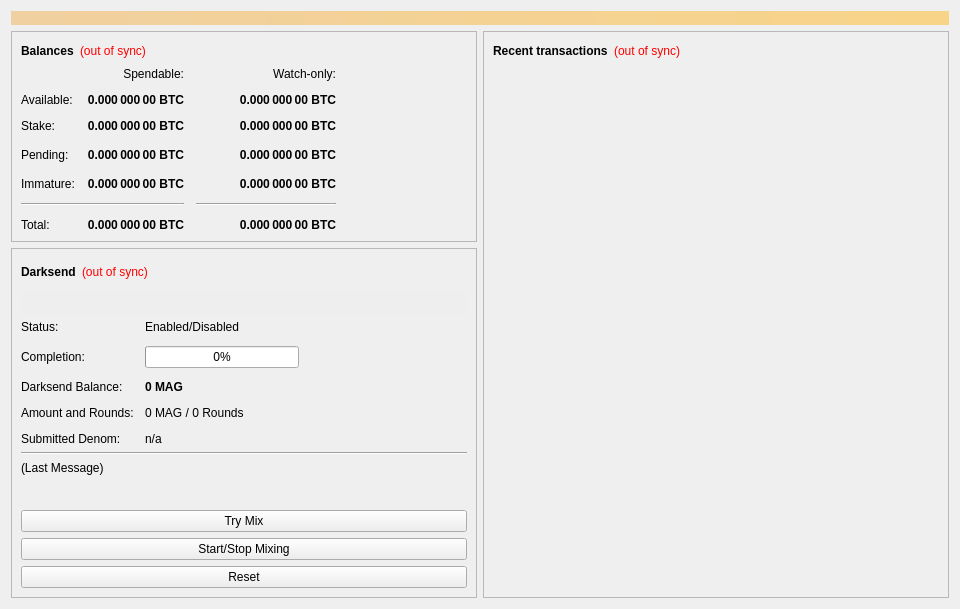
<?xml version="1.0" encoding="UTF-8"?>
<ui version="4.0">
 <class>OverviewPage</class>
 <widget class="QWidget" name="OverviewPage">
  <property name="geometry">
   <rect>
    <x>0</x>
    <y>0</y>
    <width>960</width>
    <height>594</height>
   </rect>
  </property>
  <property name="minimumSize">
   <size>
    <width>960</width>
    <height>0</height>
   </size>
  </property>
  <property name="windowTitle">
   <string>Form</string>
  </property>
  <layout class="QVBoxLayout" name="topLayout">
   <item>
    <widget class="QLabel" name="labelAlerts">
     <property name="visible">
      <bool>false</bool>
     </property>
     <property name="styleSheet">
      <string notr="true">background-color: qlineargradient(x1: 0, y1: 0, x2: 1, y2: 0, stop:0 #F0D0A0, stop:1 #F8D488); color:#000000;</string>
     </property>
     <property name="wordWrap">
      <bool>true</bool>
     </property>
     <property name="margin">
      <number>3</number>
     </property>
    </widget>
   </item>
   <item>
    <layout class="QHBoxLayout" name="horizontalLayout" stretch="1,1">
     <item>
      <layout class="QVBoxLayout" name="verticalLayout_2">
       <item>
        <widget class="QFrame" name="frame">
         <property name="frameShape">
          <enum>QFrame::StyledPanel</enum>
         </property>
         <property name="frameShadow">
          <enum>QFrame::Raised</enum>
         </property>
         <layout class="QVBoxLayout" name="verticalLayout_4">
          <item>
           <layout class="QHBoxLayout" name="horizontalLayout_4">
            <item>
             <widget class="QLabel" name="label_5">
              <property name="font">
               <font>
                <weight>75</weight>
                <bold>true</bold>
               </font>
              </property>
              <property name="text">
               <string>Balances</string>
              </property>
             </widget>
            </item>
            <item>
             <widget class="QLabel" name="labelWalletStatus">
              <property name="cursor">
               <cursorShape>WhatsThisCursor</cursorShape>
              </property>
              <property name="toolTip">
               <string>The displayed information may be out of date. Your wallet automatically synchronizes with the Magnet network after a connection is established, but this process has not completed yet.</string>
              </property>
              <property name="styleSheet">
               <string notr="true">QLabel { color: red; }</string>
              </property>
              <property name="text">
               <string notr="true">(out of sync)</string>
              </property>
              <property name="alignment">
               <set>Qt::AlignLeading|Qt::AlignLeft|Qt::AlignVCenter</set>
              </property>
             </widget>
            </item>
            <item>
             <spacer name="horizontalSpacer_3">
              <property name="orientation">
               <enum>Qt::Horizontal</enum>
              </property>
              <property name="sizeHint" stdset="0">
               <size>
                <width>40</width>
                <height>20</height>
               </size>
              </property>
             </spacer>
            </item>
           </layout>
          </item>
          <item>
           <layout class="QGridLayout" name="gridLayout">
            <property name="spacing">
             <number>12</number>
            </property>
            <item row="3" column="2">
             <widget class="QLabel" name="labelWatchPending">
              <property name="font">
               <font>
                <weight>75</weight>
                <bold>true</bold>
               </font>
              </property>
              <property name="cursor">
               <cursorShape>IBeamCursor</cursorShape>
              </property>
              <property name="toolTip">
               <string>Unconfirmed transactions to watch-only addresses</string>
              </property>
              <property name="text">
               <string notr="true">0.000 000 00 BTC</string>
              </property>
              <property name="alignment">
               <set>Qt::AlignRight|Qt::AlignTrailing|Qt::AlignVCenter</set>
              </property>
              <property name="textInteractionFlags">
               <set>Qt::LinksAccessibleByMouse|Qt::TextSelectableByKeyboard|Qt::TextSelectableByMouse</set>
              </property>
             </widget>
            </item>
            <item row="3" column="1">
             <widget class="QLabel" name="labelUnconfirmed">
              <property name="font">
               <font>
                <weight>75</weight>
                <bold>true</bold>
               </font>
              </property>
              <property name="cursor">
               <cursorShape>IBeamCursor</cursorShape>
              </property>
              <property name="toolTip">
               <string>Total of transactions that have yet to be confirmed, and do not yet count toward the spendable balance</string>
              </property>
              <property name="text">
               <string notr="true">0.000 000 00 BTC</string>
              </property>
              <property name="alignment">
               <set>Qt::AlignRight|Qt::AlignTrailing|Qt::AlignVCenter</set>
              </property>
              <property name="textInteractionFlags">
               <set>Qt::LinksAccessibleByMouse|Qt::TextSelectableByKeyboard|Qt::TextSelectableByMouse</set>
              </property>
             </widget>
            </item>
            <item row="4" column="2">
             <widget class="QLabel" name="labelWatchImmature">
              <property name="font">
               <font>
                <weight>75</weight>
                <bold>true</bold>
               </font>
              </property>
              <property name="cursor">
               <cursorShape>IBeamCursor</cursorShape>
              </property>
              <property name="toolTip">
               <string>Mined balance in watch-only addresses that has not yet matured</string>
              </property>
              <property name="text">
               <string notr="true">0.000 000 00 BTC</string>
              </property>
              <property name="alignment">
               <set>Qt::AlignRight|Qt::AlignTrailing|Qt::AlignVCenter</set>
              </property>
              <property name="textInteractionFlags">
               <set>Qt::LinksAccessibleByMouse|Qt::TextSelectableByKeyboard|Qt::TextSelectableByMouse</set>
              </property>
             </widget>
            </item>
            <item row="5" column="0" colspan="2">
             <widget class="Line" name="lineSpendableBalance">
              <property name="orientation">
               <enum>Qt::Horizontal</enum>
              </property>
             </widget>
            </item>
            <item row="5" column="2">
             <widget class="Line" name="lineWatchBalance">
              <property name="sizePolicy">
               <sizepolicy hsizetype="Preferred" vsizetype="Fixed">
                <horstretch>0</horstretch>
                <verstretch>0</verstretch>
               </sizepolicy>
              </property>
              <property name="minimumSize">
               <size>
                <width>140</width>
                <height>0</height>
               </size>
              </property>
              <property name="orientation">
               <enum>Qt::Horizontal</enum>
              </property>
             </widget>
            </item>
            <item row="6" column="0">
             <widget class="QLabel" name="labelTotalText">
              <property name="text">
               <string>Total:</string>
              </property>
             </widget>
            </item>
            <item row="4" column="1">
             <widget class="QLabel" name="labelImmature">
              <property name="font">
               <font>
                <weight>75</weight>
                <bold>true</bold>
               </font>
              </property>
              <property name="cursor">
               <cursorShape>IBeamCursor</cursorShape>
              </property>
              <property name="toolTip">
               <string>Mined balance that has not yet matured</string>
              </property>
              <property name="text">
               <string notr="true">0.000 000 00 BTC</string>
              </property>
              <property name="alignment">
               <set>Qt::AlignRight|Qt::AlignTrailing|Qt::AlignVCenter</set>
              </property>
              <property name="textInteractionFlags">
               <set>Qt::LinksAccessibleByMouse|Qt::TextSelectableByKeyboard|Qt::TextSelectableByMouse</set>
              </property>
             </widget>
            </item>
            <item row="3" column="3">
             <spacer name="horizontalSpacer_2">
              <property name="orientation">
               <enum>Qt::Horizontal</enum>
              </property>
              <property name="sizeHint" stdset="0">
               <size>
                <width>40</width>
                <height>20</height>
               </size>
              </property>
             </spacer>
            </item>
            <item row="4" column="0">
             <widget class="QLabel" name="labelImmatureText">
              <property name="text">
               <string>Immature:</string>
              </property>
             </widget>
            </item>
            <item row="6" column="1">
             <widget class="QLabel" name="labelTotal">
              <property name="font">
               <font>
                <weight>75</weight>
                <bold>true</bold>
               </font>
              </property>
              <property name="cursor">
               <cursorShape>IBeamCursor</cursorShape>
              </property>
              <property name="toolTip">
               <string>Your current total balance</string>
              </property>
              <property name="text">
               <string notr="true">0.000 000 00 BTC</string>
              </property>
              <property name="alignment">
               <set>Qt::AlignRight|Qt::AlignTrailing|Qt::AlignVCenter</set>
              </property>
              <property name="textInteractionFlags">
               <set>Qt::LinksAccessibleByMouse|Qt::TextSelectableByKeyboard|Qt::TextSelectableByMouse</set>
              </property>
             </widget>
            </item>
            <item row="6" column="2">
             <widget class="QLabel" name="labelWatchTotal">
              <property name="font">
               <font>
                <weight>75</weight>
                <bold>true</bold>
               </font>
              </property>
              <property name="cursor">
               <cursorShape>IBeamCursor</cursorShape>
              </property>
              <property name="toolTip">
               <string>Current total balance in watch-only addresses</string>
              </property>
              <property name="text">
               <string notr="true">0.000 000 00 BTC</string>
              </property>
              <property name="alignment">
               <set>Qt::AlignRight|Qt::AlignTrailing|Qt::AlignVCenter</set>
              </property>
              <property name="textInteractionFlags">
               <set>Qt::LinksAccessibleByMouse|Qt::TextSelectableByKeyboard|Qt::TextSelectableByMouse</set>
              </property>
             </widget>
            </item>
            <item row="0" column="2">
             <widget class="QLabel" name="labelWatchonly">
              <property name="text">
               <string>Watch-only:</string>
              </property>
              <property name="alignment">
               <set>Qt::AlignRight|Qt::AlignTrailing|Qt::AlignVCenter</set>
              </property>
             </widget>
            </item>
            <item row="1" column="0">
             <widget class="QLabel" name="labelBalanceText">
              <property name="text">
               <string>Available:</string>
              </property>
             </widget>
            </item>
            <item row="1" column="1">
             <widget class="QLabel" name="labelBalance">
              <property name="font">
               <font>
                <weight>75</weight>
                <bold>true</bold>
               </font>
              </property>
              <property name="cursor">
               <cursorShape>IBeamCursor</cursorShape>
              </property>
              <property name="toolTip">
               <string>Your current spendable balance</string>
              </property>
              <property name="text">
               <string notr="true">0.000 000 00 BTC</string>
              </property>
              <property name="alignment">
               <set>Qt::AlignRight|Qt::AlignTrailing|Qt::AlignVCenter</set>
              </property>
              <property name="textInteractionFlags">
               <set>Qt::LinksAccessibleByMouse|Qt::TextSelectableByKeyboard|Qt::TextSelectableByMouse</set>
              </property>
             </widget>
            </item>
            <item row="2" column="0">
             <widget class="QLabel" name="label_10">
              <property name="text">
               <string>Stake:</string>
              </property>
             </widget>
            </item>
            <item row="2" column="1">
             <widget class="QLabel" name="labelStake">
              <property name="font">
               <font>
                <weight>75</weight>
                <bold>true</bold>
               </font>
              </property>
              <property name="cursor">
               <cursorShape>IBeamCursor</cursorShape>
              </property>
              <property name="toolTip">
               <string>Total of coins that was staked, and do not yet count toward the current balance</string>
              </property>
              <property name="text">
               <string notr="true">0.000 000 00 BTC</string>
              </property>
              <property name="alignment">
               <set>Qt::AlignRight|Qt::AlignTrailing|Qt::AlignVCenter</set>
              </property>
              <property name="textInteractionFlags">
               <set>Qt::LinksAccessibleByMouse|Qt::TextSelectableByKeyboard|Qt::TextSelectableByMouse</set>
              </property>
             </widget>
            </item>
            <item row="2" column="2">
             <widget class="QLabel" name="labelWatchStake">
              <property name="font">
               <font>
                <weight>75</weight>
                <bold>true</bold>
               </font>
              </property>
              <property name="cursor">
               <cursorShape>IBeamCursor</cursorShape>
              </property>
              <property name="toolTip">
               <string>Total of coins that was staked in watch-only addresses, and do not yet count toward the current watch-only balance</string>
              </property>
              <property name="text">
               <string notr="true">0.000 000 00 BTC</string>
              </property>
              <property name="alignment">
               <set>Qt::AlignRight|Qt::AlignTrailing|Qt::AlignVCenter</set>
              </property>
              <property name="textInteractionFlags">
               <set>Qt::LinksAccessibleByMouse|Qt::TextSelectableByKeyboard|Qt::TextSelectableByMouse</set>
              </property>
             </widget>
            </item>
            <item row="1" column="2">
             <widget class="QLabel" name="labelWatchAvailable">
              <property name="font">
               <font>
                <weight>75</weight>
                <bold>true</bold>
               </font>
              </property>
              <property name="cursor">
               <cursorShape>IBeamCursor</cursorShape>
              </property>
              <property name="toolTip">
               <string>Your current balance in watch-only addresses</string>
              </property>
              <property name="text">
               <string notr="true">0.000 000 00 BTC</string>
              </property>
              <property name="alignment">
               <set>Qt::AlignRight|Qt::AlignTrailing|Qt::AlignVCenter</set>
              </property>
              <property name="textInteractionFlags">
               <set>Qt::LinksAccessibleByMouse|Qt::TextSelectableByKeyboard|Qt::TextSelectableByMouse</set>
              </property>
             </widget>
            </item>
            <item row="3" column="0">
             <widget class="QLabel" name="labelPendingText">
              <property name="text">
               <string>Pending:</string>
              </property>
             </widget>
            </item>
            <item row="0" column="1">
             <widget class="QLabel" name="labelSpendable">
              <property name="text">
               <string>Spendable:</string>
              </property>
              <property name="alignment">
               <set>Qt::AlignRight|Qt::AlignTrailing|Qt::AlignVCenter</set>
              </property>
             </widget>
            </item>
           </layout>
          </item>
         </layout>
        </widget>
       </item>
       <item>
        <widget class="QFrame" name="frameDarksend">
         <property name="sizePolicy">
          <sizepolicy hsizetype="Expanding" vsizetype="Expanding">
           <horstretch>0</horstretch>
           <verstretch>0</verstretch>
          </sizepolicy>
         </property>
         <property name="minimumSize">
          <size>
           <width>0</width>
           <height>350</height>
          </size>
         </property>
         <property name="layoutDirection">
          <enum>Qt::LeftToRight</enum>
         </property>
         <property name="frameShape">
          <enum>QFrame::StyledPanel</enum>
         </property>
         <property name="frameShadow">
          <enum>QFrame::Raised</enum>
         </property>
         <layout class="QVBoxLayout" name="verticalLayout_5">
          <item>
           <layout class="QHBoxLayout" name="horizontalLayout_5">
            <item>
             <widget class="QLabel" name="label_2">
              <property name="font">
               <font>
                <weight>75</weight>
                <bold>true</bold>
               </font>
              </property>
              <property name="text">
               <string>Darksend</string>
              </property>
             </widget>
            </item>
            <item>
             <widget class="QLabel" name="labelDarksendSyncStatus">
              <property name="toolTip">
               <string>The displayed information may be out of date. Your wallet automatically synchronizes with the Magnet network after a connection is established, but this process has not completed yet.</string>
              </property>
              <property name="styleSheet">
               <string notr="true">QLabel { color: red; }</string>
              </property>
              <property name="text">
               <string notr="true">(out of sync)</string>
              </property>
              <property name="alignment">
               <set>Qt::AlignLeading|Qt::AlignLeft|Qt::AlignVCenter</set>
              </property>
             </widget>
            </item>
            <item>
             <spacer name="horizontalSpacer_4">
              <property name="orientation">
               <enum>Qt::Horizontal</enum>
              </property>
              <property name="sizeHint" stdset="0">
               <size>
                <width>40</width>
                <height>20</height>
               </size>
              </property>
             </spacer>
            </item>
           </layout>
          </item>
          <item>
           <widget class="QPushButton" name="runAutoDenom">
            <property name="palette">
             <palette>
              <active>
               <colorrole role="WindowText">
                <brush brushstyle="SolidPattern">
                 <color alpha="255">
                  <red>0</red>
                  <green>0</green>
                  <blue>0</blue>
                 </color>
                </brush>
               </colorrole>
               <colorrole role="Button">
                <brush brushstyle="SolidPattern">
                 <color alpha="255">
                  <red>239</red>
                  <green>238</green>
                  <blue>238</blue>
                 </color>
                </brush>
               </colorrole>
               <colorrole role="Light">
                <brush brushstyle="SolidPattern">
                 <color alpha="255">
                  <red>255</red>
                  <green>255</green>
                  <blue>255</blue>
                 </color>
                </brush>
               </colorrole>
               <colorrole role="Midlight">
                <brush brushstyle="SolidPattern">
                 <color alpha="255">
                  <red>247</red>
                  <green>246</green>
                  <blue>246</blue>
                 </color>
                </brush>
               </colorrole>
               <colorrole role="Dark">
                <brush brushstyle="SolidPattern">
                 <color alpha="255">
                  <red>119</red>
                  <green>119</green>
                  <blue>119</blue>
                 </color>
                </brush>
               </colorrole>
               <colorrole role="Mid">
                <brush brushstyle="SolidPattern">
                 <color alpha="255">
                  <red>159</red>
                  <green>159</green>
                  <blue>159</blue>
                 </color>
                </brush>
               </colorrole>
               <colorrole role="Text">
                <brush brushstyle="SolidPattern">
                 <color alpha="255">
                  <red>0</red>
                  <green>0</green>
                  <blue>0</blue>
                 </color>
                </brush>
               </colorrole>
               <colorrole role="BrightText">
                <brush brushstyle="SolidPattern">
                 <color alpha="255">
                  <red>255</red>
                  <green>255</green>
                  <blue>255</blue>
                 </color>
                </brush>
               </colorrole>
               <colorrole role="ButtonText">
                <brush brushstyle="SolidPattern">
                 <color alpha="255">
                  <red>0</red>
                  <green>0</green>
                  <blue>0</blue>
                 </color>
                </brush>
               </colorrole>
               <colorrole role="Base">
                <brush brushstyle="SolidPattern">
                 <color alpha="255">
                  <red>255</red>
                  <green>255</green>
                  <blue>255</blue>
                 </color>
                </brush>
               </colorrole>
               <colorrole role="Window">
                <brush brushstyle="SolidPattern">
                 <color alpha="255">
                  <red>239</red>
                  <green>238</green>
                  <blue>238</blue>
                 </color>
                </brush>
               </colorrole>
               <colorrole role="Shadow">
                <brush brushstyle="SolidPattern">
                 <color alpha="255">
                  <red>0</red>
                  <green>0</green>
                  <blue>0</blue>
                 </color>
                </brush>
               </colorrole>
               <colorrole role="AlternateBase">
                <brush brushstyle="SolidPattern">
                 <color alpha="255">
                  <red>247</red>
                  <green>246</green>
                  <blue>246</blue>
                 </color>
                </brush>
               </colorrole>
               <colorrole role="ToolTipBase">
                <brush brushstyle="SolidPattern">
                 <color alpha="255">
                  <red>255</red>
                  <green>255</green>
                  <blue>220</blue>
                 </color>
                </brush>
               </colorrole>
               <colorrole role="ToolTipText">
                <brush brushstyle="SolidPattern">
                 <color alpha="255">
                  <red>0</red>
                  <green>0</green>
                  <blue>0</blue>
                 </color>
                </brush>
               </colorrole>
              </active>
              <inactive>
               <colorrole role="WindowText">
                <brush brushstyle="SolidPattern">
                 <color alpha="255">
                  <red>0</red>
                  <green>0</green>
                  <blue>0</blue>
                 </color>
                </brush>
               </colorrole>
               <colorrole role="Button">
                <brush brushstyle="SolidPattern">
                 <color alpha="255">
                  <red>239</red>
                  <green>238</green>
                  <blue>238</blue>
                 </color>
                </brush>
               </colorrole>
               <colorrole role="Light">
                <brush brushstyle="SolidPattern">
                 <color alpha="255">
                  <red>255</red>
                  <green>255</green>
                  <blue>255</blue>
                 </color>
                </brush>
               </colorrole>
               <colorrole role="Midlight">
                <brush brushstyle="SolidPattern">
                 <color alpha="255">
                  <red>247</red>
                  <green>246</green>
                  <blue>246</blue>
                 </color>
                </brush>
               </colorrole>
               <colorrole role="Dark">
                <brush brushstyle="SolidPattern">
                 <color alpha="255">
                  <red>119</red>
                  <green>119</green>
                  <blue>119</blue>
                 </color>
                </brush>
               </colorrole>
               <colorrole role="Mid">
                <brush brushstyle="SolidPattern">
                 <color alpha="255">
                  <red>159</red>
                  <green>159</green>
                  <blue>159</blue>
                 </color>
                </brush>
               </colorrole>
               <colorrole role="Text">
                <brush brushstyle="SolidPattern">
                 <color alpha="255">
                  <red>0</red>
                  <green>0</green>
                  <blue>0</blue>
                 </color>
                </brush>
               </colorrole>
               <colorrole role="BrightText">
                <brush brushstyle="SolidPattern">
                 <color alpha="255">
                  <red>255</red>
                  <green>255</green>
                  <blue>255</blue>
                 </color>
                </brush>
               </colorrole>
               <colorrole role="ButtonText">
                <brush brushstyle="SolidPattern">
                 <color alpha="255">
                  <red>0</red>
                  <green>0</green>
                  <blue>0</blue>
                 </color>
                </brush>
               </colorrole>
               <colorrole role="Base">
                <brush brushstyle="SolidPattern">
                 <color alpha="255">
                  <red>255</red>
                  <green>255</green>
                  <blue>255</blue>
                 </color>
                </brush>
               </colorrole>
               <colorrole role="Window">
                <brush brushstyle="SolidPattern">
                 <color alpha="255">
                  <red>239</red>
                  <green>238</green>
                  <blue>238</blue>
                 </color>
                </brush>
               </colorrole>
               <colorrole role="Shadow">
                <brush brushstyle="SolidPattern">
                 <color alpha="255">
                  <red>0</red>
                  <green>0</green>
                  <blue>0</blue>
                 </color>
                </brush>
               </colorrole>
               <colorrole role="AlternateBase">
                <brush brushstyle="SolidPattern">
                 <color alpha="255">
                  <red>247</red>
                  <green>246</green>
                  <blue>246</blue>
                 </color>
                </brush>
               </colorrole>
               <colorrole role="ToolTipBase">
                <brush brushstyle="SolidPattern">
                 <color alpha="255">
                  <red>255</red>
                  <green>255</green>
                  <blue>220</blue>
                 </color>
                </brush>
               </colorrole>
               <colorrole role="ToolTipText">
                <brush brushstyle="SolidPattern">
                 <color alpha="255">
                  <red>0</red>
                  <green>0</green>
                  <blue>0</blue>
                 </color>
                </brush>
               </colorrole>
              </inactive>
              <disabled>
               <colorrole role="WindowText">
                <brush brushstyle="SolidPattern">
                 <color alpha="255">
                  <red>119</red>
                  <green>119</green>
                  <blue>119</blue>
                 </color>
                </brush>
               </colorrole>
               <colorrole role="Button">
                <brush brushstyle="SolidPattern">
                 <color alpha="255">
                  <red>239</red>
                  <green>238</green>
                  <blue>238</blue>
                 </color>
                </brush>
               </colorrole>
               <colorrole role="Light">
                <brush brushstyle="SolidPattern">
                 <color alpha="255">
                  <red>255</red>
                  <green>255</green>
                  <blue>255</blue>
                 </color>
                </brush>
               </colorrole>
               <colorrole role="Midlight">
                <brush brushstyle="SolidPattern">
                 <color alpha="255">
                  <red>247</red>
                  <green>246</green>
                  <blue>246</blue>
                 </color>
                </brush>
               </colorrole>
               <colorrole role="Dark">
                <brush brushstyle="SolidPattern">
                 <color alpha="255">
                  <red>119</red>
                  <green>119</green>
                  <blue>119</blue>
                 </color>
                </brush>
               </colorrole>
               <colorrole role="Mid">
                <brush brushstyle="SolidPattern">
                 <color alpha="255">
                  <red>159</red>
                  <green>159</green>
                  <blue>159</blue>
                 </color>
                </brush>
               </colorrole>
               <colorrole role="Text">
                <brush brushstyle="SolidPattern">
                 <color alpha="255">
                  <red>119</red>
                  <green>119</green>
                  <blue>119</blue>
                 </color>
                </brush>
               </colorrole>
               <colorrole role="BrightText">
                <brush brushstyle="SolidPattern">
                 <color alpha="255">
                  <red>255</red>
                  <green>255</green>
                  <blue>255</blue>
                 </color>
                </brush>
               </colorrole>
               <colorrole role="ButtonText">
                <brush brushstyle="SolidPattern">
                 <color alpha="255">
                  <red>119</red>
                  <green>119</green>
                  <blue>119</blue>
                 </color>
                </brush>
               </colorrole>
               <colorrole role="Base">
                <brush brushstyle="SolidPattern">
                 <color alpha="255">
                  <red>239</red>
                  <green>238</green>
                  <blue>238</blue>
                 </color>
                </brush>
               </colorrole>
               <colorrole role="Window">
                <brush brushstyle="SolidPattern">
                 <color alpha="255">
                  <red>239</red>
                  <green>238</green>
                  <blue>238</blue>
                 </color>
                </brush>
               </colorrole>
               <colorrole role="Shadow">
                <brush brushstyle="SolidPattern">
                 <color alpha="255">
                  <red>0</red>
                  <green>0</green>
                  <blue>0</blue>
                 </color>
                </brush>
               </colorrole>
               <colorrole role="AlternateBase">
                <brush brushstyle="SolidPattern">
                 <color alpha="255">
                  <red>239</red>
                  <green>238</green>
                  <blue>238</blue>
                 </color>
                </brush>
               </colorrole>
               <colorrole role="ToolTipBase">
                <brush brushstyle="SolidPattern">
                 <color alpha="255">
                  <red>255</red>
                  <green>255</green>
                  <blue>220</blue>
                 </color>
                </brush>
               </colorrole>
               <colorrole role="ToolTipText">
                <brush brushstyle="SolidPattern">
                 <color alpha="255">
                  <red>0</red>
                  <green>0</green>
                  <blue>0</blue>
                 </color>
                </brush>
               </colorrole>
              </disabled>
             </palette>
            </property>
            <property name="focusPolicy">
             <enum>Qt::NoFocus</enum>
            </property>
            <property name="autoFillBackground">
             <bool>true</bool>
            </property>
            <property name="text">
             <string/>
            </property>
            <property name="flat">
             <bool>true</bool>
            </property>
           </widget>
          </item>
          <item>
           <layout class="QFormLayout" name="formLayout">
            <property name="fieldGrowthPolicy">
             <enum>QFormLayout::AllNonFixedFieldsGrow</enum>
            </property>
            <property name="horizontalSpacing">
             <number>11</number>
            </property>
            <property name="verticalSpacing">
             <number>12</number>
            </property>
            <item row="0" column="0">
             <widget class="QLabel" name="label_6">
              <property name="text">
               <string>Status:</string>
              </property>
             </widget>
            </item>
            <item row="1" column="0">
             <widget class="QLabel" name="label_7">
              <property name="text">
               <string>Completion:</string>
              </property>
             </widget>
            </item>
            <item row="1" column="1">
             <widget class="QProgressBar" name="darksendProgress">
              <property name="maximumSize">
               <size>
                <width>154</width>
                <height>16777215</height>
               </size>
              </property>
              <property name="value">
               <number>0</number>
              </property>
             </widget>
            </item>
            <item row="3" column="0">
             <widget class="QLabel" name="labelAnonymizedText">
              <property name="text">
               <string>Darksend Balance:</string>
              </property>
             </widget>
            </item>
            <item row="3" column="1">
             <widget class="QLabel" name="labelAnonymized">
              <property name="font">
               <font>
                <weight>75</weight>
                <bold>true</bold>
               </font>
              </property>
              <property name="text">
               <string notr="true">0 MAG</string>
              </property>
             </widget>
            </item>
            <item row="4" column="0">
             <widget class="QLabel" name="label_8">
              <property name="text">
               <string>Amount and Rounds:</string>
              </property>
             </widget>
            </item>
            <item row="4" column="1">
             <widget class="QLabel" name="labelAmountRounds">
              <property name="text">
               <string>0 MAG / 0 Rounds</string>
              </property>
             </widget>
            </item>
            <item row="5" column="0">
             <widget class="QLabel" name="label_9">
              <property name="text">
               <string>Submitted Denom:</string>
              </property>
             </widget>
            </item>
            <item row="5" column="1">
             <widget class="QLabel" name="labelSubmittedDenom">
              <property name="toolTip">
               <string>The denominations you submitted to the Masternode.&lt;br&gt;To mix, other users must submit the exact same denominations.</string>
              </property>
              <property name="text">
               <string>n/a</string>
              </property>
             </widget>
            </item>
            <item row="0" column="1">
             <widget class="QLabel" name="darksendEnabled">
              <property name="text">
               <string>Enabled/Disabled</string>
              </property>
             </widget>
            </item>
           </layout>
          </item>
          <item>
           <widget class="Line" name="lineLastMessage">
            <property name="orientation">
             <enum>Qt::Horizontal</enum>
            </property>
           </widget>
          </item>
          <item>
           <widget class="QLabel" name="darksendStatus">
            <property name="minimumSize">
             <size>
              <width>288</width>
              <height>43</height>
             </size>
            </property>
            <property name="text">
             <string>(Last Message)</string>
            </property>
            <property name="alignment">
             <set>Qt::AlignLeading|Qt::AlignLeft|Qt::AlignTop</set>
            </property>
            <property name="wordWrap">
             <bool>true</bool>
            </property>
           </widget>
          </item>
          <item>
           <widget class="QPushButton" name="darksendAuto">
            <property name="sizePolicy">
             <sizepolicy hsizetype="MinimumExpanding" vsizetype="Fixed">
              <horstretch>0</horstretch>
              <verstretch>0</verstretch>
             </sizepolicy>
            </property>
            <property name="toolTip">
             <string>Try to manually submit a Darksend request.</string>
            </property>
            <property name="text">
             <string>Try Mix</string>
            </property>
           </widget>
          </item>
          <item>
           <widget class="QPushButton" name="toggleDarksend">
            <property name="sizePolicy">
             <sizepolicy hsizetype="MinimumExpanding" vsizetype="Fixed">
              <horstretch>0</horstretch>
              <verstretch>0</verstretch>
             </sizepolicy>
            </property>
            <property name="text">
             <string>Start/Stop Mixing</string>
            </property>
           </widget>
          </item>
          <item>
           <widget class="QPushButton" name="darksendReset">
            <property name="sizePolicy">
             <sizepolicy hsizetype="MinimumExpanding" vsizetype="Fixed">
              <horstretch>0</horstretch>
              <verstretch>0</verstretch>
             </sizepolicy>
            </property>
            <property name="toolTip">
             <string>Reset the current status of Darksend (can interrupt Darksend if it's in the process of Mixing, which can cost you money!)</string>
            </property>
            <property name="autoFillBackground">
             <bool>false</bool>
            </property>
            <property name="text">
             <string>Reset</string>
            </property>
           </widget>
          </item>
         </layout>
        </widget>
       </item>
       <item>
        <spacer name="verticalSpacer">
         <property name="orientation">
          <enum>Qt::Vertical</enum>
         </property>
         <property name="sizeHint" stdset="0">
          <size>
           <width>20</width>
           <height>40</height>
          </size>
         </property>
        </spacer>
       </item>
      </layout>
     </item>
     <item>
      <layout class="QVBoxLayout" name="verticalLayout_3">
       <item>
        <widget class="QFrame" name="frame_2">
         <property name="frameShape">
          <enum>QFrame::StyledPanel</enum>
         </property>
         <property name="frameShadow">
          <enum>QFrame::Raised</enum>
         </property>
         <layout class="QVBoxLayout" name="verticalLayout">
          <item>
           <layout class="QHBoxLayout" name="horizontalLayout_2">
            <item>
             <widget class="QLabel" name="label_4">
              <property name="font">
               <font>
                <weight>75</weight>
                <bold>true</bold>
               </font>
              </property>
              <property name="text">
               <string>Recent transactions</string>
              </property>
             </widget>
            </item>
            <item>
             <widget class="QLabel" name="labelTransactionsStatus">
              <property name="cursor">
               <cursorShape>WhatsThisCursor</cursorShape>
              </property>
              <property name="toolTip">
               <string>The displayed information may be out of date. Your wallet automatically synchronizes with the Magnet network after a connection is established, but this process has not completed yet.</string>
              </property>
              <property name="styleSheet">
               <string notr="true">QLabel { color: red; }</string>
              </property>
              <property name="text">
               <string notr="true">(out of sync)</string>
              </property>
              <property name="alignment">
               <set>Qt::AlignRight|Qt::AlignTrailing|Qt::AlignVCenter</set>
              </property>
             </widget>
            </item>
            <item>
             <spacer name="horizontalSpacer">
              <property name="orientation">
               <enum>Qt::Horizontal</enum>
              </property>
              <property name="sizeHint" stdset="0">
               <size>
                <width>40</width>
                <height>20</height>
               </size>
              </property>
             </spacer>
            </item>
           </layout>
          </item>
          <item>
           <widget class="QListView" name="listTransactions">
            <property name="styleSheet">
             <string notr="true">QListView { background: transparent; }</string>
            </property>
            <property name="frameShape">
             <enum>QFrame::NoFrame</enum>
            </property>
            <property name="verticalScrollBarPolicy">
             <enum>Qt::ScrollBarAlwaysOff</enum>
            </property>
            <property name="horizontalScrollBarPolicy">
             <enum>Qt::ScrollBarAlwaysOff</enum>
            </property>
            <property name="selectionMode">
             <enum>QAbstractItemView::NoSelection</enum>
            </property>
           </widget>
          </item>
         </layout>
        </widget>
       </item>
      </layout>
     </item>
    </layout>
   </item>
  </layout>
 </widget>
 <resources/>
 <connections/>
</ui>
